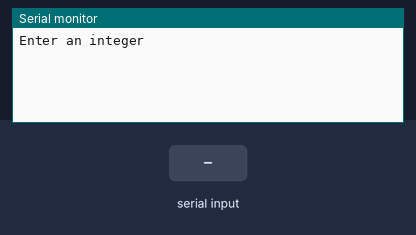
A sketch run on a simulated Arduino Uno, built with avr-gcc and run on an emulated ATmega328P. Parts: the last lines printed to the serial monitor. Inputs (shaded band) come from the test bench.

Above: at 1.2 s.
1.3 s: "90,45\n" received over Serial
At 2.1 s:
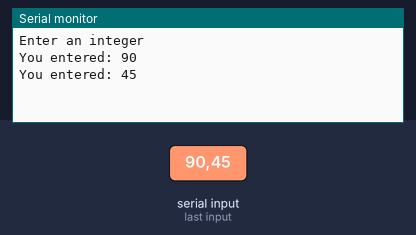
2.8 s: "30,150\n" received over Serial
At 5.2 s:
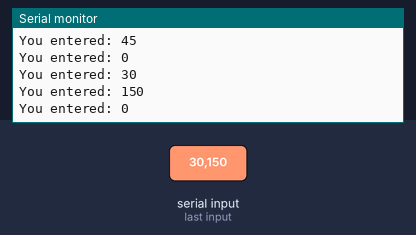
Timing chart, 0 to 6.7 s (numbered marks = the images above; inputs shaded):
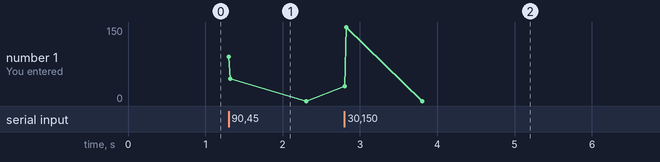

The sketch:

powerful_bojo_turing1.ino
```cpp
// C++ code
//
void setup()
{
  Serial.begin(9600);
  Serial.println("Enter an integer");
}

void loop()
{
 if (Serial.available() > 0){
  int num = Serial.parseInt();
  Serial.print("You entered: ");
  Serial.println(num);
  }
}
```

Measured:
- after the input at 1.3 s, the serial monitor: prints a new line at once (image 1)
- after the input at 2.8 s, the serial monitor: prints a new line at once (image 2)
